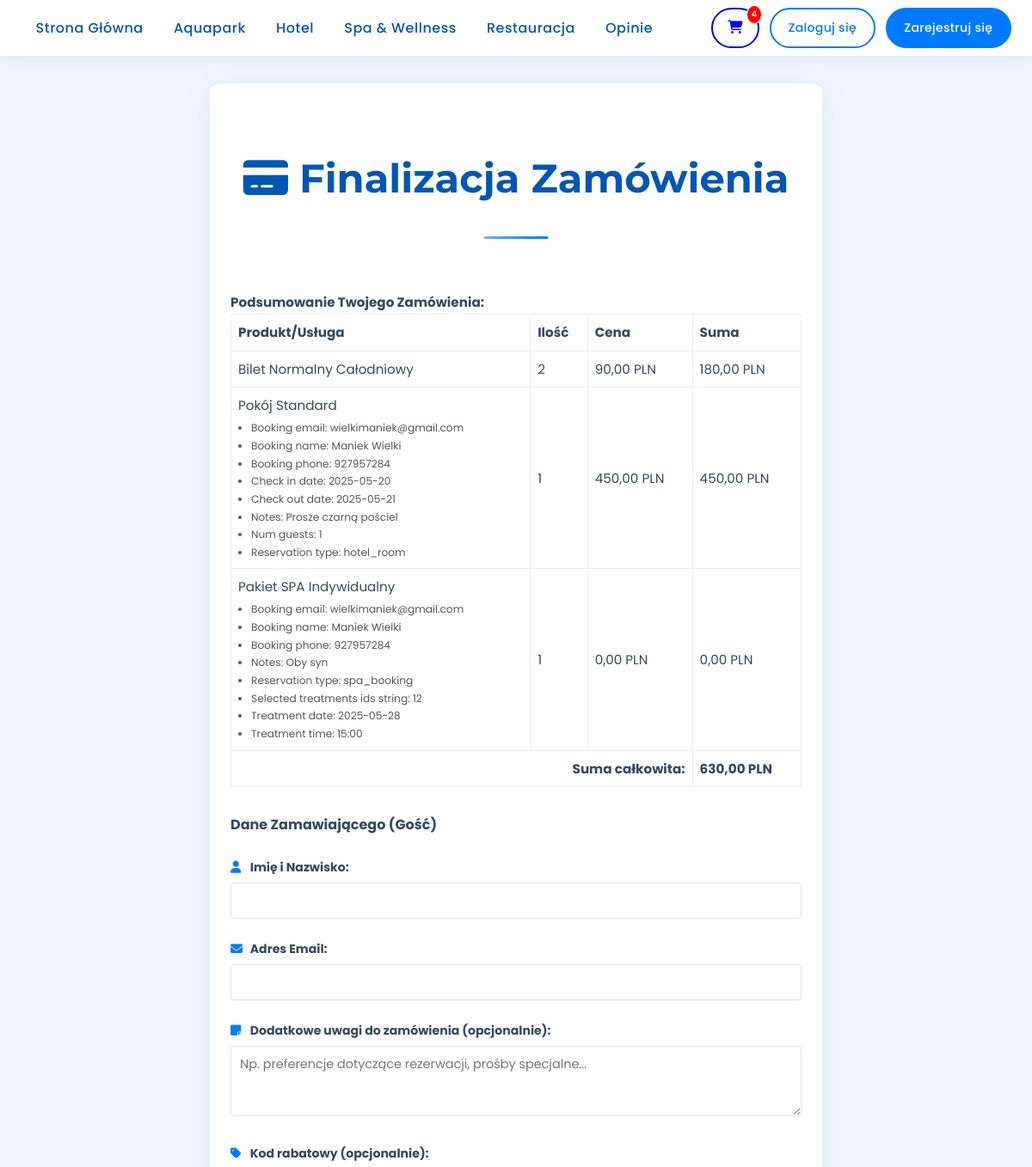
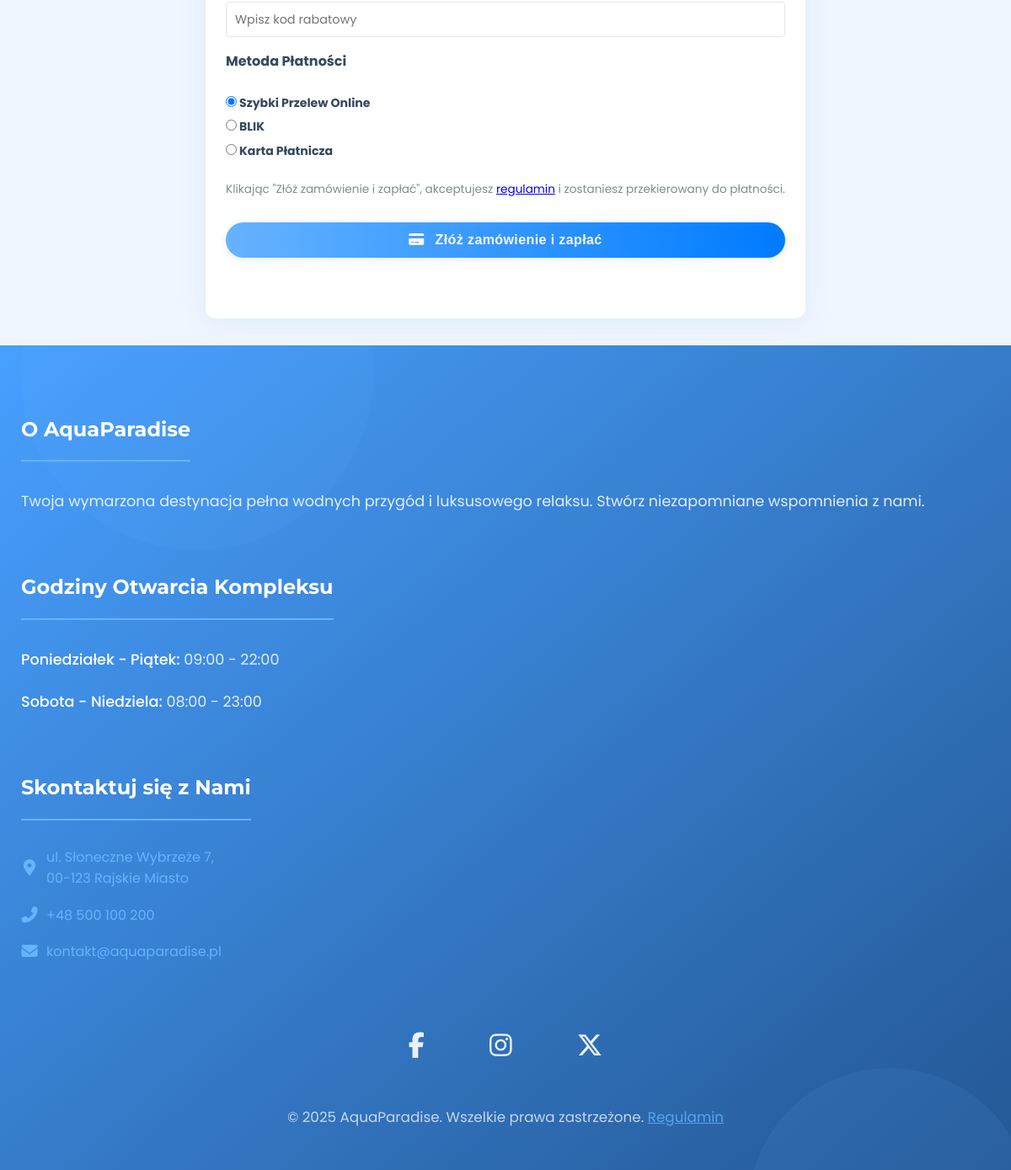
The app's page /index_assets/checkout.php with its own data (2 pictures, top to bottom).
### tables this page shows
CREATE TABLE `cartitems` (
  `cart_item_id` int(11) NOT NULL,
  `cart_id` int(11) NOT NULL,
  `product_id` int(11) NOT NULL,
  `quantity` int(11) NOT NULL DEFAULT 1,
  `price_at_addition` decimal(10,2) NOT NULL,
  `item_details` text DEFAULT NULL,
  `added_at` timestamp NOT NULL DEFAULT current_timestamp()
);

CREATE TABLE `products` (
  `product_id` int(11) NOT NULL,
  `category_id` int(11) NOT NULL,
  `name` varchar(255) NOT NULL,
  `description` text DEFAULT NULL,
  `price` decimal(10,2) NOT NULL,
  `image_url` varchar(255) DEFAULT NULL,
  `availability_details` text DEFAULT NULL,
  `is_active` tinyint(1) DEFAULT 1
);

### src/functions.php (called while the page is built, shortened)
<?php
if (!function_exists('e')) {
    function e($string) {
        return htmlspecialchars((string)$string, ENT_QUOTES, 'UTF-8');
    }
}
if (!function_exists('get_current_cart_id')) {
    function get_current_cart_id(PDO $pdo): ?int {
        $cart_id_to_return = null;
        if (isset($_SESSION['user_id'])) {
            $session_cart_var = 'user_cart_id_' . $_SESSION['user_id'];
            if (isset($_SESSION[$session_cart_var])) {
                try {
                    $stmt_verify = $pdo->prepare("SELECT cart_id FROM Carts WHERE cart_id = :cart_id AND user_id = :user_id");
                    $stmt_verify->execute([':cart_id' => $_SESSION[$session_cart_var], ':user_id' => $_SESSION['user_id']]);
                    if ($stmt_verify->fetch()) {
                        $cart_id_to_return = (int)$_SESSION[$session_cart_var];
                    } else { unset($_SESSION[$session_cart_var]); }
                } catch (PDOException $e) { error_log("Błąd weryfikacji user_cart_id w get_current_cart_id: " . $e->getMessage()); unset($_SESSION[$session_cart_var]); }
            }
            if ($cart_id_to_return === null) {
                try {
                    $stmt_find = $pdo->prepare("SELECT cart_id FROM Carts WHERE user_id = :user_id");
                    $stmt_find->execute([':user_id' => $_SESSION['user_id']]);
                    $cart = $stmt_find->fetch();
                    if ($cart) { $cart_id_to_return = (int)$cart['cart_id'];
                    } else {
                        $stmt_create = $pdo->prepare("INSERT INTO Carts (user_id, created_at, updated_at) VALUES (:user_id, NOW(), NOW())");
                        $stmt_create->execute([':user_id' => $_SESSION['user_id']]);
                        $cart_id_to_return = (int)$pdo->lastInsertId();
                    }
                    $_SESSION[$session_cart_var] = $cart_id_to_return;
                } catch (PDOException $e) { error_log("Błąd znajdowania/tworzenia koszyka dla użytkownika w get_current_cart_id: " . $e->getMessage()); return null; }
            }
        } else {
            $php_session_id = session_id();
            if ($cart_id_to_return === null) {
                try {
                    $stmt_find_guest_db = $pdo->prepare("SELECT cart_id FROM Carts WHERE session_id = :session_id AND user_id IS NULL");
                    $stmt_find_guest_db->execute([':session_id' => $php_session_id]);
                    $cart_db = $stmt_find_guest_db->fetch();
                    if ($cart_db) { $cart_id_to_return = (int)$cart_db['cart_id'];
                    } else {
                        $stmt_create_guest = $pdo->prepare("INSERT INTO Carts (session_id, created_at, updated_at) VALUES (:session_id, NOW(), NOW())");
                        $stmt_create_guest->execute([':session_id' => $php_session_id]);
                        $cart_id_to_return = (int)$pdo->lastInsertId();
                    }
                } catch (PDOException $e) { error_log("Błąd znajdowania/tworzenia koszyka dla gościa w get_current_cart_id: " . $e->getMessage()); return null; }
            }
        }
        return $cart_id_to_return;
    }
}
?>

### index_assets/checkout.php (the view, shortened to what this page needs)
<?php
require_once __DIR__ . '/config/init.php';
$cart_items_checkout = [];
$grand_total_checkout = 0;
$current_cart_id_checkout = get_current_cart_id($pdo);
if ($current_cart_id_checkout) {
    $stmt_items = $pdo->prepare(
        "SELECT ci.cart_item_id, ci.quantity, ci.price_at_addition, ci.item_details, p.name as product_name
         FROM CartItems ci
         JOIN Products p ON ci.product_id = p.product_id
         WHERE ci.cart_id = :cart_id"
    );
    $stmt_items->bindParam(':cart_id', $current_cart_id_checkout, PDO::PARAM_INT);
    $stmt_items->execute();
    $fetched_items_checkout = $stmt_items->fetchAll(PDO::FETCH_ASSOC);
    foreach ($fetched_items_checkout as $item) {
        $item_total = $item['quantity'] * $item['price_at_addition'];
        $cart_items_checkout[] = [
            'product_name' => $item['product_name'],
            'quantity' => $item['quantity'],
            'price_at_addition' => $item['price_at_addition'],
            'item_details_parsed' => $item['item_details'] ? json_decode($item['item_details'], true) : [],
            'total_price' => $item_total
        ];
        $grand_total_checkout += $item_total;
    }
}
include BASE_PATH . '/includes/header.php';
?>
<?php include BASE_PATH . '/includes/navigation.php'; ?>
<div class="page-wrapper" style="max-width: 900px; margin: 2em auto;">
    <section class="section-title-container">
        <h2><i class="fas fa-credit-card"></i> Finalizacja Zamówienia</h2>
    </section>
    <div class="order-summary-details" style="margin-bottom: 30px;">
        <h4>Podsumowanie Twojego Zamówienia:</h4>
        <?php if (!empty($cart_items_checkout)): ?>
            <table class="checkout-summary-table">
                <thead><tr><th>Produkt/Usługa</th><th>Ilość</th><th>Cena</th><th>Suma</th></tr></thead>
                <tbody>
                <?php foreach ($cart_items_checkout as $item): ?>
                    <tr>
                        <td>
                            <?php echo e($item['product_name']); ?>
                            <?php if (!empty($item['item_details_parsed'])): ?>
                                <ul style="font-size:0.8em; color:#555; padding-left:15px; margin-top:3px;">
                                <?php foreach ($item['item_details_parsed'] as $key => $value): ?>
                                    <li><?php echo e(ucfirst(str_replace('_', ' ', $key))); ?>: <?php echo e($value); ?></li>
                                <?php endforeach; ?>
                                </ul>
                            <?php endif; ?>
                        </td>
                        <td><?php echo e($item['quantity']); ?></td>
                        <td><?php echo number_format($item['price_at_addition'], 2, ',', ' '); ?> PLN</td>
                        <td><?php echo number_format($item['total_price'], 2, ',', ' '); ?> PLN</td>
                    </tr>
                <?php endforeach; ?>
                </tbody>
                <tfoot>
                    <tr>
                        <td colspan="3" style="text-align:right;"><strong>Suma całkowita:</strong></td>
                        <td><strong><?php echo number_format($grand_total_checkout, 2, ',', ' '); ?> PLN</strong></td>
                    </tr>
                </tfoot>
            </table>
        <?php else: ?>
            <p>Twój koszyk jest pusty.</p>
        <?php endif; ?>
    </div>
    <?php if (!empty($cart_items_checkout)): ?>
    <form action="checkout.php" method="POST" id="paymentRedirectForm" class="checkout-form">
        <?php if (!isset($_SESSION['user_id'])):  ?>
            <h4>Dane Zamawiającego (Gość)</h4>
            <div class="form-group">
                <label for="guest_name"><i class="fas fa-user"></i> Imię i Nazwisko:</label>
                <input type="text" id="guest_name" name="guest_name" required>
            </div>
            <div class="form-group">
                <label for="guest_email"><i class="fas fa-envelope"></i> Adres Email:</label>
                <input type="email" id="guest_email" name="guest_email" required>
            </div>
        <?php else: ?>
            <p>Składasz zamówienie jako zalogowany użytkownik: <strong><?php echo e($_SESSION['user_first_name']); ?></strong>.</p>
        <?php endif; ?>
        <div class="form-group">
            <label for="order_notes"><i class="fas fa-sticky-note"></i> Dodatkowe uwagi do zamówienia (opcjonalnie):</label>
            <textarea id="order_notes" name="order_notes" rows="3" placeholder="Np. preferencje dotyczące rezerwacji, prośby specjalne..."></textarea>
        </div>
        <div class="form-group">
            <label for="promo_code"><i class="fas fa-tag"></i> Kod rabatowy (opcjonalnie):</label>
            <input type="text" id="promo_code" name="promo_code" placeholder="Wpisz kod rabatowy">
        </div>
        <h4>Metoda Płatności</h4>
        <div class="form-group payment-methods">
            <label><input type="radio" name="payment_method" value="online_transfer" checked> Szybki Przelew Online</label>
            <label><input type="radio" name="payment_method" value="blik"> BLIK</label>
            <label><input type="radio" name="payment_method" value="card"> Karta Płatnicza</label>
            </div>
        <p class="form-info-text" style="margin-bottom:15px;">Klikając "Złóż zamówienie i zapłać", akceptujesz <a href="regulamin.php" target="_blank">regulamin</a> i zostaniesz przekierowany do płatności.</p>
        <button type="submit" name="place_order" class="cta-button form-submit-button" style="width:100%;">
            <i class="fas fa-credit-card"></i> Złóż zamówienie i zapłać
        </button>
    </form>
    <?php endif; ?>
</div>
<?php include BASE_PATH . '/includes/footer.php'; ?>

### style.css (style rules this page uses)
:root { --primary-color: #007bff; --primary-dark-color: #0056b3; --primary-light-color: #66b3ff; --primary-very-light-color: #f0f6ff; --white-color: #ffffff; --text-color: #34495e; --text-muted-color: #7f8c8d; --text-light-color: #f8f9fa; --border-color: #e0e6ed; --font-family-sans-serif: 'Poppins', sans-serif; --font-family-display: 'Montserrat', sans-serif; --nav-height: 65px; --section-padding: 4.5em 1.5em; --max-page-width: 1500px; --card-image-height-spa: 200px; --card-image-height-restaurant: 170px; --form-input-padding: 0.65em 0.85em; --form-group-margin-bottom: 0.9em; --form-label-font-size: 0.88rem; --form-label-margin-bottom: 0.35em; --form-container-padding: 1.8em 2.2em; --form-input-font-size: 0.9rem; --form-h2-font-size: clamp(1.6rem, 2.5vw, 1.9rem); --form-h2-margin-bottom: 1em; }
*, *::before, *::after { box-sizing: border-box; margin: 0; padding: 0; }
body { font-family: var(--font-family-sans-serif); background-color: var(--primary-very-light-color); color: var(--text-color); line-height: 1.7; overflow-x: hidden; display: flex; flex-direction: column; min-height: 100vh; position: relative; }
.page-wrapper { max-width: var(--max-page-width); margin: 2em auto; padding: var(--section-padding); flex-grow: 1; position: relative; background-color: var(--white-color); box-shadow: 0 5px 35px rgba(0, 86, 179, 0.08); border-radius: 12px; }
.section-title-container { text-align: center; margin-bottom: 3.8em; margin-top: 2em; }
.section-title-container:first-child { margin-top: 0; }
.section-title-container h2 { font-family: var(--font-family-display); font-size: clamp(2.1rem, 4vw, 2.9rem); position: relative; display: inline-block; padding-bottom: 0.65em; color: var(--primary-dark-color); font-weight: 700; }
.section-title-container h2::after { content: ''; position: absolute; width: 75px; height: 3px; background: linear-gradient(90deg, var(--primary-light-color) 0%, var(--primary-color) 100%); bottom: 0; left: 50%; transform: translateX(-50%); border-radius: 3px; }
.cta-button { background-image: linear-gradient(to right, var(--primary-light-color) 0%, var(--primary-color) 50%, var(--primary-dark-color) 100%); background-size: 200% auto; color: var(--text-light-color); padding: 0.9em 2.1em; border: none; border-radius: 50px; font-size: 1.05rem; font-weight: 600; cursor: pointer; transition: all 0.15s ease, background-position 0.25s ease; text-decoration: none; display: inline-block; text-align: center; box-shadow: 0 2px 8px rgba(0,100,200,0.12); letter-spacing: 0.5px; }
.form-group { margin-bottom: var(--form-group-margin-bottom); }
.form-group label { display: block; font-weight: 500; color: var(--text-color); margin-bottom: var(--form-label-margin-bottom); font-size: var(--form-label-font-size); }
.form-group label i { margin-right: 0.4em; color: var(--primary-color); width: 1em; text-align: left; }
.form-group input[type="text"], .form-group input[type="email"], .form-group input[type="password"], .form-group input[type="tel"], .form-group input[type="date"], .form-group input[type="time"], .form-group input[type="number"], .form-group select, .form-group textarea { width: 100%; padding: var(--form-input-padding); border: 1px solid var(--border-color); border-radius: 5px; font-family: var(--font-family-sans-serif); font-size: var(--form-input-font-size); transition: border-color 0.2s ease, box-shadow 0.2s ease; background-color: var(--white-color); color: var(--text-color); line-height: 1.4; }
.form-group textarea { min-height: 40px; resize: vertical; }
.form-submit-button.cta-button { width: 100%; padding: 0.75em 1.5em; font-size: 1rem; letter-spacing: 0.4px; margin-top: 0.8em; }
.order-summary-details { margin-bottom: 2em; font-size: 0.95rem; }
#paymentRedirectForm .form-group { margin-top: 1.5em; }
#paymentRedirectForm .form-submit-button i { margin-right: 8px; }
.form-info-text { text-align: center; font-size: 0.85rem; color: var(--text-muted-color); margin-top: 1.5em; }

### records on screen
cartitems: product.name "Bilet Normalny Całodniowy", quantity "2", price_at_addition "90,00", total_price "180,00"
cartitems: product.name "Pokój Standard", key "Booking email", value "wielkimaniek@gmail.com", key "Booking name", value "Maniek Wielki", key "Booking phone", value "927957284", key "Check in date", value "2025-05-20", key "Check out date", value "2025-05-21", key "Notes", value "Prosze czarną pościel", key "Num guests", value "1", key "Reservation type", value "hotel_room", quantity "1", price_at_addition "450,00", total_price "450,00"
cartitems: product.name "Pakiet SPA Indywidualny", key "Booking email", value "wielkimaniek@gmail.com", key "Booking name", value "Maniek Wielki", key "Booking phone", value "927957284", key "Notes", value "Oby syn", key "Reservation type", value "spa_booking", key "Selected treatments ids string", value "12", key "Treatment date", value "2025-05-28", key "Treatment time", value "15:00", quantity "1", price_at_addition "0,00", total_price "0,00"

### other values on screen
$cart_item_count "4"
$grand_total_checkout "630,00"
$contact_phone "+48 500 100 200"
$contact_email "kontakt@aquaparadise.pl"
